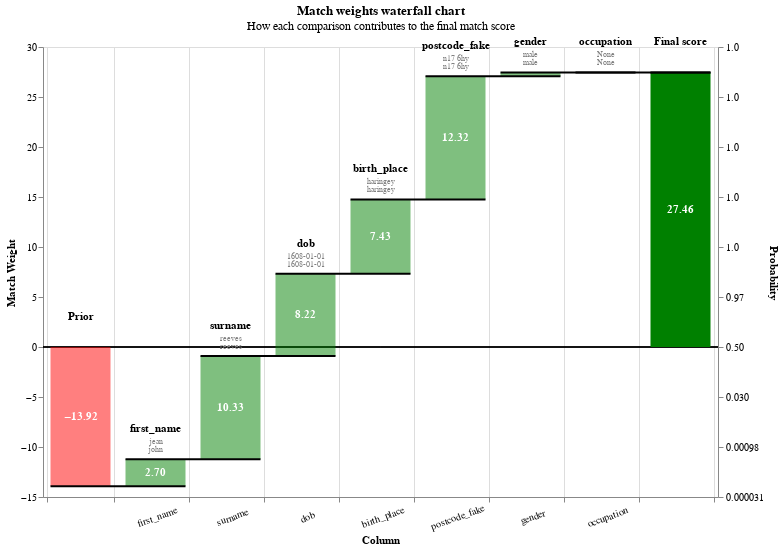

The notebook cell saved with this chart:
### Markdown cell above
### M & U Analysis

### Code cell
from splink.charts import waterfall_chart
records_to_plot = rdf.to_dict(orient="records")
linker.waterfall_chart(records_to_plot, filter_nulls=False)

### Figure 1 — Vega-Lite specification as saved in the notebook (floating-point values rounded to 4 significant figures; data arrays with more than 128 entries replaced by an {"elided": "..."} marker saying what was removed)
{"config": {"view": {"continuousWidth": 400, "continuousHeight": 300}}, "layer": [{"layer": [{"mark": "rule", "encoding": {"color": {"value": "black"}, "size": {"value": 0.5}, "y": {"field": "zero", "type": "quantitative"}}}, {"mark": {"type": "bar", "width": 60}, "encoding": {"color": {"condition": {"test": "(datum.log2_bayes_factor < 0)", "value": "red"}, "value": "green"}, "opacity": {"condition": {"test": "datum.column_name == 'Prior match weight' || datum.column_name == 'Final score'", "value": 1}, "value": 0.5}, "tooltip": [{"field": "column_name", "title": "Comparison column", "type": "nominal"}, {"field": "value_l", "title": "Value (L)", "type": "nominal"}, {"field": "value_r", "title": "Value (R)", "type": "nominal"}, {"field": "label_for_charts", "title": "Label", "type": "ordinal"}, {"field": "sql_condition", "title": "SQL condition", "type": "nominal"}, {"field": "comparison_vector_value", "title": "Comparison vector value", "type": "nominal"}, {"field": "bayes_factor", "format": ",.4f", "title": "Bayes factor = m/u", "type": "quantitative"}, {"field": "log2_bayes_factor", "format": ",.4f", "title": "Match weight = log2(m/u)", "type": "quantitative"}, {"field": "prob", "format": ".4f", "title": "Cumulative match probability", "type": "quantitative"}, {"field": "bayes_factor_description", "title": "Match weight description", "type": "nominal"}], "x": {"axis": {"grid": true, "labelAlign": "center", "labelAngle": -20, "labelExpr": "datum.value == 'Prior' || datum.value == 'Final score' ? '' : datum.value", "labelPadding": 10, "tickBand": "extent", "title": "Column"}, "field": "column_name", "sort": {"field": "bar_sort_order", "order": "ascending"}, "type": "nominal"}, "y": {"axis": {"grid": false, "orient": "left", "title": "Match Weight"}, "field": "previous_sum", "type": "quantitative"}, "y2": {"field": "sum"}}}, {"mark": {"type": "text", "fontWeight": "bold"}, "encoding": {"color": {"value": "white"}, "text": {"condition": {"test": "abs(datum.log2_bayes_factor) > 1", "field": "log2_bayes_factor", "format": ".2f", "type": "nominal"}, "value": ""}, "x": {"axis": {"labelAngle": -20, "title": "Column"}, "field": "column_name", "sort": {"field": "bar_sort_order", "order": "ascending"}, "type": "nominal"}, "y": {"axis": {"orient": "left"}, "field": "center", "type": "quantitative"}}}, {"mark": {"type": "text", "baseline": "bottom", "dy": -25, "fontWeight": "bold"}, "encoding": {"color": {"value": "black"}, "text": {"field": "column_name", "type": "nominal"}, "x": {"axis": {"labelAngle": -20, "title": "Column"}, "field": "column_name", "sort": {"field": "bar_sort_order", "order": "ascending"}, "type": "nominal"}, "y": {"field": "sum_top", "type": "quantitative"}}}, {"mark": {"type": "text", "baseline": "bottom", "dy": -13, "fontSize": 8}, "encoding": {"color": {"value": "grey"}, "text": {"field": "value_l", "type": "nominal"}, "x": {"axis": {"labelAngle": -20, "title": "Column"}, "field": "column_name", "sort": {"field": "bar_sort_order", "order": "ascending"}, "type": "nominal"}, "y": {"field": "sum_top", "type": "quantitative"}}}, {"mark": {"type": "text", "baseline": "bottom", "dy": -5, "fontSize": 8}, "encoding": {"color": {"value": "grey"}, "text": {"field": "value_r", "type": "nominal"}, "x": {"axis": {"labelAngle": -20, "title": "Column"}, "field": "column_name", "sort": {"field": "bar_sort_order", "order": "ascending"}, "type": "nominal"}, "y": {"field": "sum_top", "type": "quantitative"}}}]}, {"mark": {"type": "rule", "color": "black", "strokeWidth": 2, "x2Offset": 30, "xOffset": -30}, "encoding": {"x": {"axis": {"labelAngle": -20, "title": "Column"}, "field": "column_name", "sort": {"field": "bar_sort_order", "order": "ascending"}, "type": "nominal"}, "x2": {"field": "lead"}, "y": {"axis": {"labelExpr": "format(1 / (1 + pow(2, -1*datum.value)), '.2r')", "orient": "right", "title": "Probability"}, "field": "sum", "scale": {"zero": false}, "type": "quantitative"}}}], "data": {"name": "data-78cc4a1ada2937fdbec39b81680d3ad4"}, "height": 450, "params": [{"name": "record_number", "bind": {"input": "range", "max": 99, "min": 0, "step": 1}, "value": 0}], "resolve": {"axis": {"y": "independent"}}, "title": {"text": "Match weights waterfall chart", "subtitle": "How each comparison contributes to the final match score"}, "transform": [{"filter": "(datum.record_number == record_number)"}, {"window": [{"op": "sum", "field": "log2_bayes_factor", "as": "sum"}, {"op": "lead", "field": "column_name", "as": "lead"}], "frame": [null, 0]}, {"calculate": "datum.column_name === \"Final score\" ? datum.sum - datum.log2_bayes_factor : datum.sum", "as": "sum"}, {"calculate": "datum.lead === null ? datum.column_name : datum.lead", "as": "lead"}, {"calculate": "datum.column_name === \"Final score\" || datum.column_name === \"Prior match weight\" ? 0 : datum.sum - datum.log2_bayes_factor", "as": "previous_sum"}, {"calculate": "datum.sum > datum.previous_sum ? datum.column_name : \"\"", "as": "top_label"}, {"calculate": "datum.sum < datum.previous_sum ? datum.column_name : \"\"", "as": "bottom_label"}, {"calculate": "datum.sum > datum.previous_sum ? datum.sum : datum.previous_sum", "as": "sum_top"}, {"calculate": "datum.sum < datum.previous_sum ? datum.sum : datum.previous_sum", "as": "sum_bottom"}, {"calculate": "(datum.sum + datum.previous_sum) / 2", "as": "center"}, {"calculate": "(datum.log2_bayes_factor > 0 ? \"+\" : \"\") + datum.log2_bayes_factor", "as": "text_log2_bayes_factor"}, {"calculate": "datum.sum < datum.previous_sum ? 4 : -4", "as": "dy"}, {"calculate": "datum.sum < datum.previous_sum ? \"top\" : \"bottom\"", "as": "baseline"}, {"calculate": "1. / (1 + pow(2, -1.*datum.sum))", "as": "prob"}, {"calculate": "0*datum.sum", "as": "zero"}], "width": {"step": 75}, "$schema": "https://vega.github.io/schema/vega-lite/v5.9.3.json", "datasets": {"data-78cc4a1ada2937fdbec39b81680d3ad4": {"elided": "900 records"}}}
